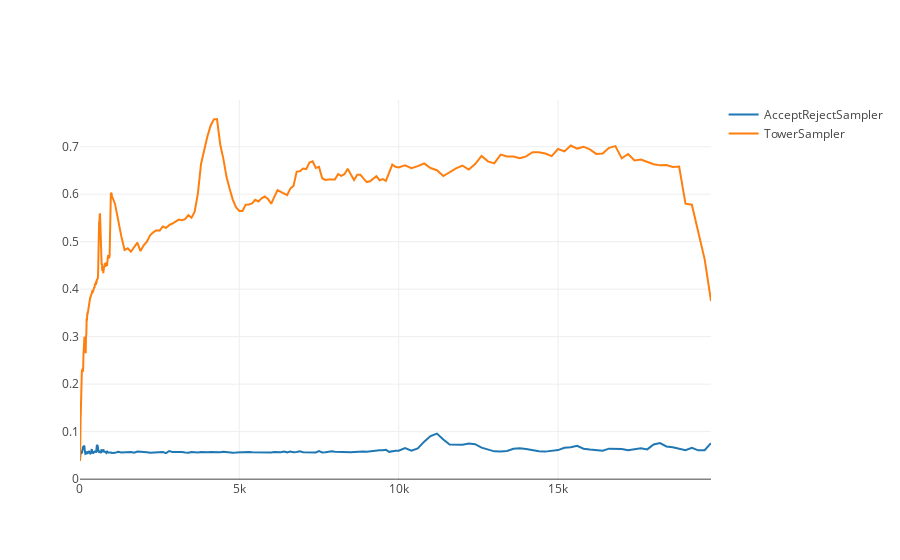

Here is the notebook cell this chart was saved with:
### Markdown cell above
### Accept/reject sampling for uniformly generated pmfs
For estimating the computational cost of the accept/reject method, we can model it as a Bernoulli process. Each time we draw a sample with constant cost $c$ (independent of the number of items $N$) and we accept it with probability $p_{acc}$, otherwise we repeat. The cost will be $c T$ where $T$ is a random variable indicating the number of iterations until the first successful sample.

We can calculate $p_{acc}$ as the ratio between the area occupied by the probability mass function and the total area in which we draw the sample. If we restrict the total area to $max(p_i)$ and we consider columns of width 1 we get:

$$
\begin{align*}
&\mathcal{A}_{tot} = max(p_i) \cdot N = \frac{max(r_i)}{\sum_{i=1}^{N}{r_i}} \cdot N \\
&\mathcal{A}_{dist} = 1  \mathrm{\ by\ normalization} \\
&p_{acc} = \frac{\mathcal{A}_{dist}}{\mathcal{A}_{tot}} = \frac{ \sum_{i = 1}^{N}{r_i}}{max(r_i)  \cdot N} 
\end{align*}
$$

For N large we have

$$
\begin{align*}
&max(r_i) \sim 1
&\sum_{i=1}^{N}{r_i} \sim N
\end{align*}
$$

Using the fact that $T$ is geometrically distributed
$$
\mathbb{E}[T] = \frac{1}{p_{acc}} = \frac{max(r_i)  \cdot N}{\sum_{i = 1}^{N}{r_i}} \sim 1
$$

Thus the execution time is $O(1)$ for large $N$.

Note: this is just theory, while in the following code we are measuring real world performance (timing the process) and many different conditions will influence the measurement (e.g. memory, I/O, load, …). We actually expect a slowly increasing execution time because the python interpreter has to deal with larger and larger arrays, also we will not be surprised if strange artifacts like unexpected jumps appear in the plots. Yet the aymptotic behaviour we obtained theoretically is clearly recognizable in the plots below, this means that, despite the noise, our theoretical tools get to the heart of the matter.


### Tower sampling for uniformly generated pmfs

Since we are considering big sample sizes, we can neglect the $O(N)$ cost of computing the cumulative pmf which is done only once. Again we can consider the cost of drawing a random number $r$ constant. The bottleneck of the algorithm is instead recognizing which interval contains $r$. This can be done in $O(\log N)$ if using binary search.

For small $N$, depending on the fine optimization of the code this algorithm may outperform the accept/reject method since it draws a single random number with acceptance 1 and just repeat the loop at most $\log_2 N$ times. But in the long run, if we consider pmfs generated from a uniform distribution, the accept/reject algorithm will be faster. Note that this does not hold in general but is strongly linked with the fact that the maximum is $O(1)$ (this will be true alse for other ditributions that have a bounded domain).

### Code cell
bm_uniform = SamplingBenchmark(generate_uniform_pmf, SAMPLERS, sample_size=SAMPLE_SIZE)
res_uniform = bm_uniform.run()  # takes some time…
bm_uniform.plot()

### Figure 1 — Plotly figure (JSON) as saved in the notebook; plotly's stock layout.template omitted (floating-point values rounded to 4 significant figures; data arrays with more than 128 entries replaced by an {"elided": "..."} marker saying what was removed)
{"data": [{"name": "AcceptRejectSampler", "type": "scatter", "x": {"elided": "248 int values"}, "y": {"elided": "248 float values"}}, {"name": "TowerSampler", "type": "scatter", "x": {"elided": "248 int values"}, "y": {"elided": "248 float values"}}], "layout": {}}
